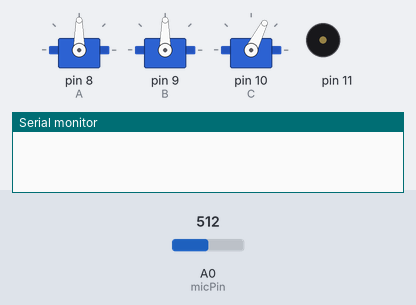
Bench run of a sketch on a simulated Arduino Uno, built with avr-gcc and run on an emulated ATmega328P. Shown: 3 × servo, buzzer (waves = sounding), the last lines printed to the serial monitor. Inputs (shaded band) come from the test bench; at power-on: A0 (micPin) = 512. Random numbers use the default seed unless the sketch sets one.

Above: at 0.15 s.
At 5.66 s:
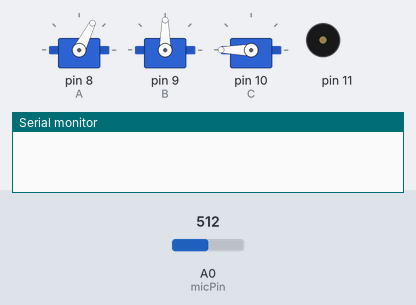
At 9.76 s:
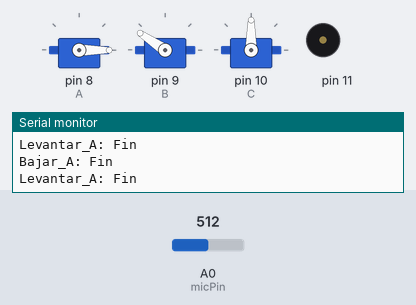
At 18.2 s:
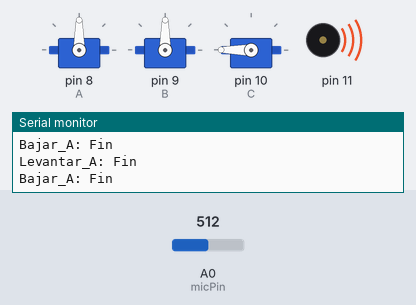
At 27.9 s:
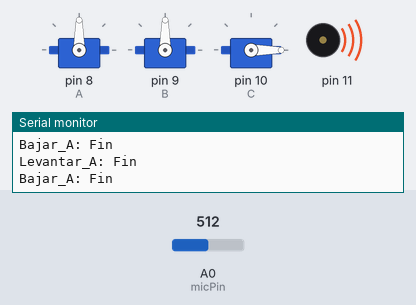
At 35.3 s:
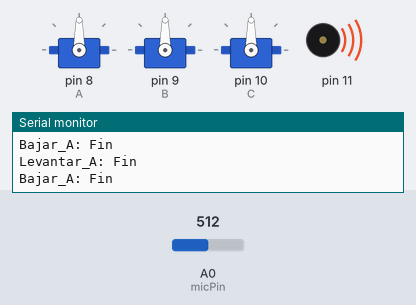
Timing chart, 0 to 40.0 s (numbered marks = the images above):
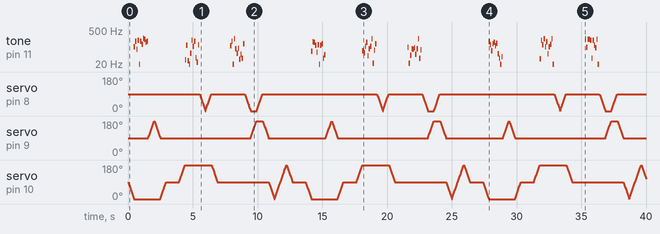

Measured:
- by itself, servo on pin 8 (A): moves between 0° and 90°, repeating every 13.7 s
- by itself, servo on pin 9 (B): moves between 90° and 180°, repeating every 13.7 s
- by itself, tone on pin 11: plays 104 Hz for 0.10 s, 170 Hz for 0.10 s, 82 Hz for 0.10 s, 187 Hz for 0.10 s, 3 Hz for 0.10 s, 169 Hz for 0.10 s … (99 notes in this stretch)

The sketch:

Robot_Mov.ino
```cpp
#include <Servo.h>

Servo myservo1;
Servo myservo2;
Servo myservo3;

#define A 8
#define B 9
#define C 10
//Parameters
const int micPin  = A0;

int pos = 90; //90º cabeza centrada
int micVal  = 0; //valor microfono

int speed = 5; //Velocidad general de los movimientos

/*=== Inicio del programa ===*/
void setup() {

  Serial.begin(9600);

  // La posiciones corresponden mirando frontalmente
  // al robot++

  myservo3.attach(A);  //A Derecha   PIN 8
  myservo2.attach(B);  //B Izquierda PIN 9
  myservo1.attach(C); //C Arriba    PIN 10

  //Posicion inicial
  myservo1.write(pos);
  myservo2.write(pos);
  myservo3.write(pos);

  myservo1.detach();
  myservo2.detach();
  myservo3.detach();

}

void loop() {

  micVal = analogRead(micPin);
  //readMicrophone(micVal);


  //andar(500, 1);
  //delay(6000);
  //c_mirar (3000);
  //delay(3000);
  //c_no ();
  //c_no ();


    girar_izquierda_C();
    sonido(100);
    levantar_B();
    bajar_B();
    reset_izquierda_C();
    delay(1000);

    girar_derecha_C();
    sonido(100);
    levantar_A();
    bajar_A();
    reset_derecha_C();
    delay(1000);

    sonido(100);
    levantar_A();
    levantar_B();
    bajar_A();
    bajar_B();
    girar_izquierda_C();
    reset_izquierda_C();
    girar_derecha_C();
    reset_derecha_C();
    delay(1000);


}


/*=== FUNCIONES ===*/

//Leer microfono

void readMicrophone(int val) {

  //Serial.print(F("mic val ")); Serial.println(micVal);


  if (val > 945) {
    Serial.println("mic detected");

    girar_izquierda_C();
    levantar_B();
    bajar_B();
    reset_izquierda_C();
    girar_derecha_C();

    levantar_A();
    bajar_A();
    reset_derecha_C();

  }

  if (val > 300) {

    delay(500);
    sonido(100);

  }

}

//Ambos brazos
void levantar_A_B() {

  myservo3.attach(A);
  myservo2.attach(B);
  int p = pos;

  for ( int m = pos; m >= 0; m --) {
    ////for ( int m = pos; m <= 180; m ++) {
    myservo3.write(m);
    myservo2.write(m);
    delay(speed);
  }
  myservo3.detach();
  myservo2.detach();

}


//Brazo derecho
void levantar_A() {

  myservo3.attach(A);
  for ( int m = pos; m >= 0; m --) {
    myservo3.write(m);
    delay(speed);
  }
  myservo3.detach();

  Serial.println("Levantar_A: Fin");
}

void bajar_A() {

  myservo3.attach(A);
  for ( int m = 0; m <= pos; m ++) {
    myservo3.write(m);
    delay(speed);
  }
  myservo3.detach();

  Serial.println("Bajar_A: Fin");
}

//Brazo izquierdo
void levantar_B() {

  myservo2.attach(B);
  for ( int m = pos; m <= 180; m ++) {
    myservo2.write(m);
    delay(speed);
  }
  myservo2.detach();
}

void bajar_B() {

  myservo2.attach(B);
  for ( int m = 180; m >= pos; m --) {
    myservo2.write(m);
    delay(speed);
  }
  myservo2.detach();
}

// Cabeza
void girar_derecha_C() {

  myservo1.attach(C);
  for ( int m = pos; m <= 180; m ++) {
    myservo1.write(m);
    delay(speed);
  }
  myservo1.detach();
}

void reset_derecha_C() {

  myservo1.attach(C);
  for ( int m = 180; m >= pos; m --) {
    myservo1.write(m);
    delay(speed);
  }
  myservo1.detach();
}

void girar_izquierda_C() {

  myservo1.attach(C);
  for ( int m = pos; m >= 0; m --) {
    myservo1.write(m);
    delay(speed);
  }
  myservo1.detach();
}

void reset_izquierda_C() {

  myservo1.attach(C);
  for ( int m = 0; m <= pos; m ++) {
    myservo1.write(m);
    delay(speed);
  }
  myservo1.detach();
}


void andar(int frames, int veces) {

  for ( int a = 0; a <= veces; a += 1) {

    delay(frames);
    myservo1.write(150);
    myservo2.write(180);
    myservo3.write(180);
    delay(frames);
    myservo1.write(60);
    myservo2.write(90);
    myservo3.write(90);
    delay(frames);
    myservo1.write(-150);
    myservo2.write(-180);
    myservo3.write(-180);
    delay(frames);
    myservo1.write(60);
    myservo2.write(90);
    myservo3.write(90);
  }

}

void aleatorio() {

  myservo2.write(pos + random(30, 180));
  delay(300);
  myservo3.write(pos - random(30, 180));
  delay(300);
  myservo1.write(pos - random(-80, 80));
  sonido(30);
  delay(500);

}


/*C Arriba - Cabeza*/
void c_mirar (int speed) {


  myservo1.write(pos);
  sonido(100);
  delay(speed);
  myservo1.write(pos + random(1, 80));
  sonido(200);
  delay(speed);
  myservo1.write(pos - random(1, 80));
  sonido(50);
  delay(speed);


}

void c_no () {

  myservo1.write(pos + 45);
  delay(200);
  myservo1.write(pos - 45);
  delay(200);
  myservo1.write(pos + 45);
  delay(200);
  myservo1.write(pos - 45);
  myservo1.write(pos);
  delay(1000);


}

void sonido (int speed) {

  for ( int s = 0; s <= 10; s += 1) {

    tone(11, random(1, 233), speed);
    delay(speed);

  }


}
```
